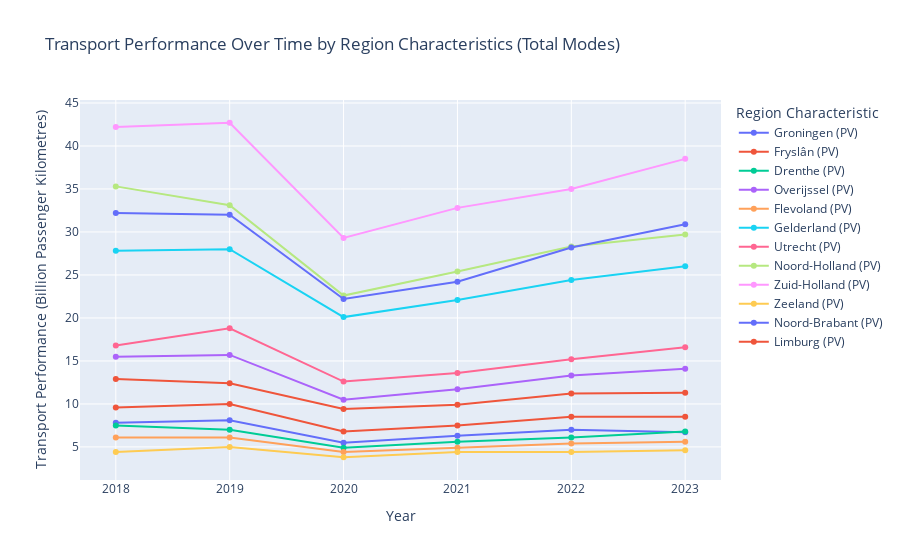

Here is the notebook cell this chart was saved with:
### Code cell
import pandas as pd
import plotly.express as px
df = pd.read_csv('Data\\transport_performance.csv', sep=';')


# Define the column names
performance_col = 'Transport performance (billion passenger kilometres )'
region_col = 'Region characteristics'

# Convert the performance column to numeric and drop any rows that couldn't be converted
df['Performance'] = pd.to_numeric(df[performance_col], errors='coerce')
df.dropna(subset=['Performance'], inplace=True)

# Filter the data for 'Total' Modes of travel for an aggregate view
df_filtered = df[df['Modes of travel'] == 'Total'].copy()

# This is the dataframe for using only the regions with "urbanised" in them
df_urbanised = df_filtered[
    df_filtered[region_col].str.contains('urbanised', case=False, na=False)].copy()

# This is the dataframe for using only the regions with "PV" in them, the provinces
df_provinces = df_filtered[
    df_filtered[region_col].str.contains('PV', case=False, na=False)].copy()

#Create the Scatter/Line Plot
fig = px.line(
    df_provinces,
    x='Periods',
    y='Performance',
    color=region_col,
    markers=True,
    labels={
        'Periods': 'Year',
        'Performance': 'Transport Performance (Billion Passenger Kilometres)',
        region_col: 'Region Characteristic'
    },
    title='Transport Performance Over Time by Region Characteristics (Total Modes)'
)

# Customize the layout for better appearance (optional)
fig.update_layout(
    xaxis=dict(tickmode='linear', dtick=1), # Ensure integer ticks for years
    legend_title_text='Region Characteristic'
)

# Display the plot
fig.show()

# If you need to save it as an HTML file (for embedding) instead of showing it:
# fig.write_html("transport_performance_plotly.html")

### Figure 1 — Plotly figure (JSON) as saved in the notebook; plotly's stock layout.template omitted (floating-point values rounded to 4 significant figures)
{"data": [{"hovertemplate": "Region Characteristic=Groningen (PV)<br>Year=%{x}<br>Transport Performance (Billion Passenger Kilometres)=%{y}<extra></extra>", "legendgroup": "Groningen (PV)", "line": {"color": "#636efa", "dash": "solid"}, "marker": {"symbol": "circle"}, "mode": "lines+markers", "name": "Groningen (PV)", "orientation": "v", "showlegend": true, "type": "scatter", "x": [2018, 2019, 2020, 2021, 2022, 2023], "xaxis": "x", "y": [7.8, 8.1, 5.5, 6.3, 7.0, 6.7], "yaxis": "y"}, {"hovertemplate": "Region Characteristic=Fryslân (PV)<br>Year=%{x}<br>Transport Performance (Billion Passenger Kilometres)=%{y}<extra></extra>", "legendgroup": "Fryslân (PV)", "line": {"color": "#EF553B", "dash": "solid"}, "marker": {"symbol": "circle"}, "mode": "lines+markers", "name": "Fryslân (PV)", "orientation": "v", "showlegend": true, "type": "scatter", "x": [2018, 2019, 2020, 2021, 2022, 2023], "xaxis": "x", "y": [9.6, 10.0, 6.8, 7.5, 8.5, 8.5], "yaxis": "y"}, {"hovertemplate": "Region Characteristic=Drenthe (PV)<br>Year=%{x}<br>Transport Performance (Billion Passenger Kilometres)=%{y}<extra></extra>", "legendgroup": "Drenthe (PV)", "line": {"color": "#00cc96", "dash": "solid"}, "marker": {"symbol": "circle"}, "mode": "lines+markers", "name": "Drenthe (PV)", "orientation": "v", "showlegend": true, "type": "scatter", "x": [2018, 2019, 2020, 2021, 2022, 2023], "xaxis": "x", "y": [7.5, 7.0, 4.9, 5.6, 6.1, 6.8], "yaxis": "y"}, {"hovertemplate": "Region Characteristic=Overijssel (PV)<br>Year=%{x}<br>Transport Performance (Billion Passenger Kilometres)=%{y}<extra></extra>", "legendgroup": "Overijssel (PV)", "line": {"color": "#ab63fa", "dash": "solid"}, "marker": {"symbol": "circle"}, "mode": "lines+markers", "name": "Overijssel (PV)", "orientation": "v", "showlegend": true, "type": "scatter", "x": [2018, 2019, 2020, 2021, 2022, 2023], "xaxis": "x", "y": [15.5, 15.7, 10.5, 11.7, 13.3, 14.1], "yaxis": "y"}, {"hovertemplate": "Region Characteristic=Flevoland (PV)<br>Year=%{x}<br>Transport Performance (Billion Passenger Kilometres)=%{y}<extra></extra>", "legendgroup": "Flevoland (PV)", "line": {"color": "#FFA15A", "dash": "solid"}, "marker": {"symbol": "circle"}, "mode": "lines+markers", "name": "Flevoland (PV)", "orientation": "v", "showlegend": true, "type": "scatter", "x": [2018, 2019, 2020, 2021, 2022, 2023], "xaxis": "x", "y": [6.1, 6.1, 4.4, 4.9, 5.4, 5.6], "yaxis": "y"}, {"hovertemplate": "Region Characteristic=Gelderland (PV)<br>Year=%{x}<br>Transport Performance (Billion Passenger Kilometres)=%{y}<extra></extra>", "legendgroup": "Gelderland (PV)", "line": {"color": "#19d3f3", "dash": "solid"}, "marker": {"symbol": "circle"}, "mode": "lines+markers", "name": "Gelderland (PV)", "orientation": "v", "showlegend": true, "type": "scatter", "x": [2018, 2019, 2020, 2021, 2022, 2023], "xaxis": "x", "y": [27.8, 28.0, 20.1, 22.1, 24.4, 26.0], "yaxis": "y"}, {"hovertemplate": "Region Characteristic=Utrecht (PV)<br>Year=%{x}<br>Transport Performance (Billion Passenger Kilometres)=%{y}<extra></extra>", "legendgroup": "Utrecht (PV)", "line": {"color": "#FF6692", "dash": "solid"}, "marker": {"symbol": "circle"}, "mode": "lines+markers", "name": "Utrecht (PV)", "orientation": "v", "showlegend": true, "type": "scatter", "x": [2018, 2019, 2020, 2021, 2022, 2023], "xaxis": "x", "y": [16.8, 18.8, 12.6, 13.6, 15.2, 16.6], "yaxis": "y"}, {"hovertemplate": "Region Characteristic=Noord-Holland (PV)<br>Year=%{x}<br>Transport Performance (Billion Passenger Kilometres)=%{y}<extra></extra>", "legendgroup": "Noord-Holland (PV)", "line": {"color": "#B6E880", "dash": "solid"}, "marker": {"symbol": "circle"}, "mode": "lines+markers", "name": "Noord-Holland (PV)", "orientation": "v", "showlegend": true, "type": "scatter", "x": [2018, 2019, 2020, 2021, 2022, 2023], "xaxis": "x", "y": [35.3, 33.1, 22.6, 25.4, 28.3, 29.7], "yaxis": "y"}, {"hovertemplate": "Region Characteristic=Zuid-Holland (PV)<br>Year=%{x}<br>Transport Performance (Billion Passenger Kilometres)=%{y}<extra></extra>", "legendgroup": "Zuid-Holland (PV)", "line": {"color": "#FF97FF", "dash": "solid"}, "marker": {"symbol": "circle"}, "mode": "lines+markers", "name": "Zuid-Holland (PV)", "orientation": "v", "showlegend": true, "type": "scatter", "x": [2018, 2019, 2020, 2021, 2022, 2023], "xaxis": "x", "y": [42.2, 42.7, 29.3, 32.8, 35.0, 38.5], "yaxis": "y"}, {"hovertemplate": "Region Characteristic=Zeeland (PV)<br>Year=%{x}<br>Transport Performance (Billion Passenger Kilometres)=%{y}<extra></extra>", "legendgroup": "Zeeland (PV)", "line": {"color": "#FECB52", "dash": "solid"}, "marker": {"symbol": "circle"}, "mode": "lines+markers", "name": "Zeeland (PV)", "orientation": "v", "showlegend": true, "type": "scatter", "x": [2018, 2019, 2020, 2021, 2022, 2023], "xaxis": "x", "y": [4.4, 5.0, 3.8, 4.4, 4.4, 4.6], "yaxis": "y"}, {"hovertemplate": "Region Characteristic=Noord-Brabant (PV)<br>Year=%{x}<br>Transport Performance (Billion Passenger Kilometres)=%{y}<extra></extra>", "legendgroup": "Noord-Brabant (PV)", "line": {"color": "#636efa", "dash": "solid"}, "marker": {"symbol": "circle"}, "mode": "lines+markers", "name": "Noord-Brabant (PV)", "orientation": "v", "showlegend": true, "type": "scatter", "x": [2018, 2019, 2020, 2021, 2022, 2023], "xaxis": "x", "y": [32.2, 32.0, 22.2, 24.2, 28.2, 30.9], "yaxis": "y"}, {"hovertemplate": "Region Characteristic=Limburg (PV)<br>Year=%{x}<br>Transport Performance (Billion Passenger Kilometres)=%{y}<extra></extra>", "legendgroup": "Limburg (PV)", "line": {"color": "#EF553B", "dash": "solid"}, "marker": {"symbol": "circle"}, "mode": "lines+markers", "name": "Limburg (PV)", "orientation": "v", "showlegend": true, "type": "scatter", "x": [2018, 2019, 2020, 2021, 2022, 2023], "xaxis": "x", "y": [12.9, 12.4, 9.4, 9.9, 11.2, 11.3], "yaxis": "y"}], "layout": {"legend": {"title": {"text": "Region Characteristic"}, "tracegroupgap": 0}, "title": {"text": "Transport Performance Over Time by Region Characteristics (Total Modes)"}, "xaxis": {"anchor": "y", "domain": [0, 1], "dtick": 1, "tickmode": "linear", "title": {"text": "Year"}}, "yaxis": {"anchor": "x", "domain": [0, 1], "title": {"text": "Transport Performance (Billion Passenger Kilometres)"}}}}
